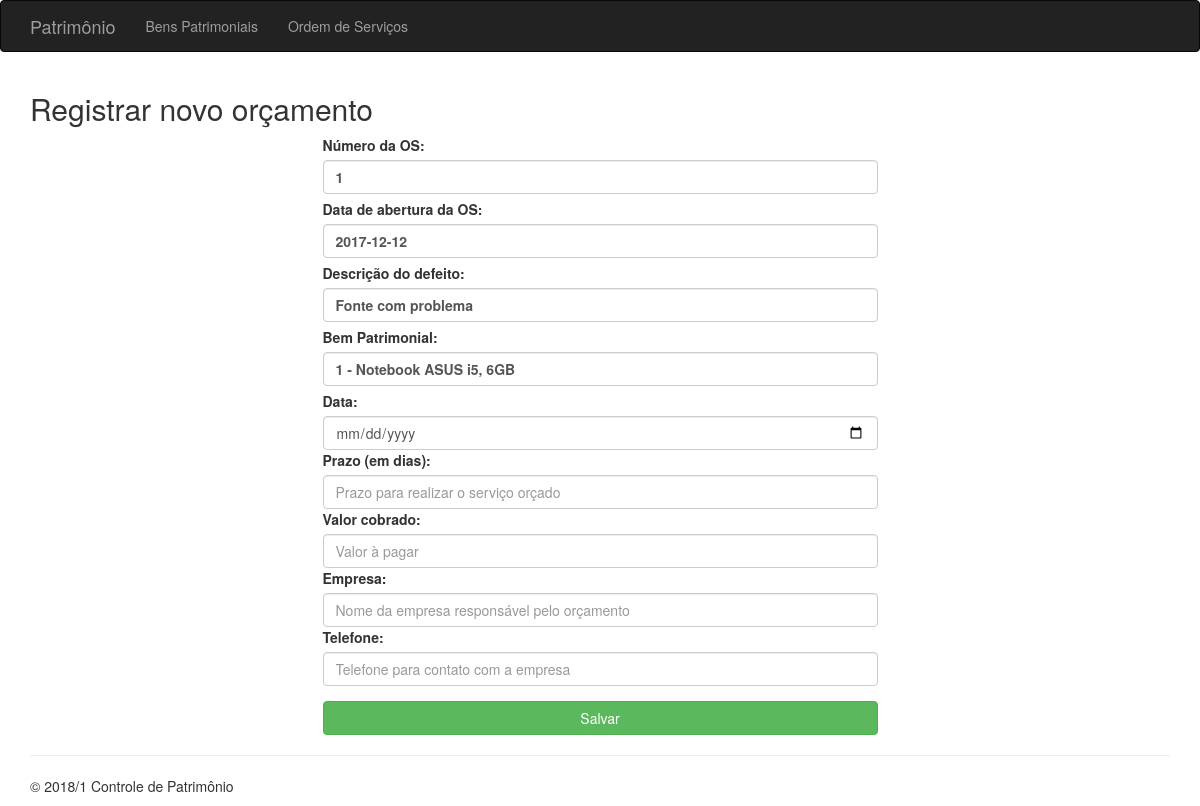
The app's page /orcamento-inserir.php?cod=1 with its own data.
### tables this page shows
CREATE TABLE `ordemservico` (
  `codigo` int(11) NOT NULL,
  `data_solicitacao` date NOT NULL,
  `descricao_defeito` varchar(500) NOT NULL,
  `data_conclusao` date DEFAULT NULL,
  `urgencia` tinyint(4) NOT NULL COMMENT '1-Baixa (meno preço, menor tempo); 2-Média (primeiro que seja menor ou igual ao tempo médio, e preço);3-Alta (menor tempo, menor preço)',
  `numero_bem` int(11) NOT NULL,
  `cod_orcamento_escolhido` int(11) DEFAULT NULL,
  `situacao` char(1) NOT NULL COMMENT 'A-Aberto; F-Fechada'
);

CREATE TABLE `bempatrimonial` (
  `numero` int(11) NOT NULL,
  `data_aquisicao` date NOT NULL,
  `descricao` varchar(250) NOT NULL,
  `valor_compra` decimal(12,2) NOT NULL,
  `departamento` varchar(30) NOT NULL,
  `sala` int(4) NOT NULL
);

### classes/OrdemServico.php (called while the page is built, shortened)
<?php
class OrdemServico{
	public $codigo;
	public function __construct($cod = false){
		if ($cod){
			$this->codigo = $cod;
			$this->pesquisar();
		}
	}
	public function pesquisar(){
		$sql = "SELECT * FROM ordemservico WHERE codigo = :codigo";
		$con = Conexao::obterConexao();
		$instrucao = $con->prepare($sql);
		$instrucao->bindValue('codigo',  $this->codigo);
		$instrucao->execute();
		$linha = $instrucao->fetch();
		$this->codigo = $linha['codigo'];
		$this->data_solicitacao = $linha['data_solicitacao'];
		$this->descricao_defeito = $linha['descricao_defeito'];
	}
}
 ?>

### classes/BemPatrimonial.php (called while the page is built, shortened)
<?php
class BemPatrimonial{
	public $numero;
	public function __construct($num = false){
		if ($num){
			$this->numero = $num;
			$this->pesquisar();
		}
	}
	public function pesquisar(){
		$sql = "SELECT * FROM bempatrimonial WHERE numero = :numero";
		$con = Conexao::obterConexao();
		$instrucao = $con->prepare($sql);
		$instrucao->bindValue('numero',  $this->numero);
		$instrucao->execute();
		$linha = $instrucao->fetch();
		$this->descricao = $linha['descricao'];
	}
}
?>

### orcamento-inserir.php (the view, shortened to what this page needs)
<?php
    require_once 'cabecalho.php';
    require_once 'classes/BemPatrimonial.php';
    require_once 'classes/OrdemServico.php';
    $codigo = $_GET['cod'];
    $os = new OrdemServico($codigo);
?>
<div class="row">
    <div class="col-md-12">
        <h2>Registrar novo orçamento</h2>
    </div>
</div>
<form action="orcamento-inserir-post.php" method="post">
    <div class="row">
        <div class="col-md-6 col-md-offset-3">
            <div class="form-group">
                <label>Número da OS:</label>
                <label class="form-control"> <?=$os->codigo?> </label>
                <label>Data de abertura da OS:</label>
                <label class="form-control"> <?=$os->data_solicitacao?> </label>
                <label>Descrição do defeito:</label>
                <label class="form-control"> <?=$os->descricao_defeito?> </label>
                <label>Bem Patrimonial: </label>
                <label class="form-control">
                        <?php
                            $bem = new BemPatrimonial($os->numero_bem);
                            echo $bem->numero . " - " . $bem->descricao;
                        ?>
                </label>
                <label for="txtData">Data: </label>
                <input name="txtData" type="date" class="form-control" placeholder="Data do orçamento">
                <label for="txtPrazo">Prazo (em dias): </label>
                <input name="txtPrazo" type="number" class="form-control" placeholder="Prazo para realizar o serviço orçado">
                <label for="txtValor">Valor cobrado: </label>
                <input name="txtValor" type="text" class="form-control" placeholder="Valor à pagar">
                <label for="txtEmpresa">Empresa: </label>
                <input name="txtEmpresa" type="text" class="form-control" placeholder="Nome da empresa responsável pelo orçamento">
                <label for="txtFone">Telefone: </label>
                <input name="txtFone" type="text" class="form-control" placeholder="Telefone para contato com a empresa">
            </div>
            <input type="submit" class="btn btn-success btn-block" value="Salvar">
        </div>
    </div>
</form>
<?php require_once 'rodape.php' ?>

### records on screen
ordemservico: codigo "1", data_solicitacao "2017-12-12", descricao_defeito "Fonte com problema", numero_bem "1"
bempatrimonial: descricao "Notebook ASUS i5, 6GB"
